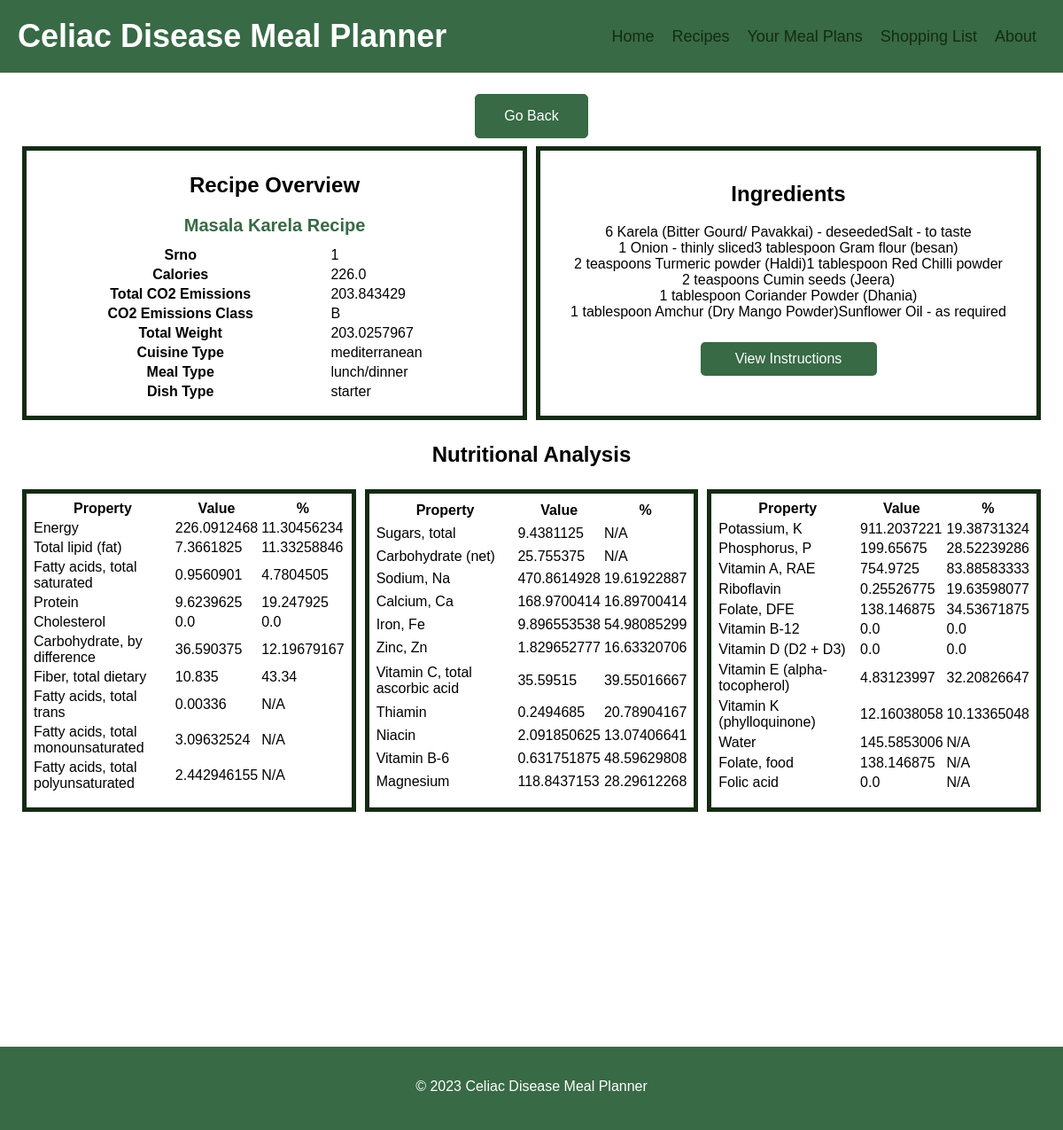
The page /recipe-details/1 on the database its author committed.
### web-app/app.py (models this page shows)
class Recipes(db.Model):
    __tablename__ = 'Recipes'
    Metano = db.Column(db.Integer)
    Srno = db.Column(db.Integer, primary_key=True)
    RecipeName = db.Column(db.String)
    TranslatedRecipeName = db.Column(db.String)
    Ingredients = db.Column(db.String)
    TranslatedIngredients = db.Column(db.String)
    PrepTimeInMins = db.Column(db.Integer)
    CookTimeInMins = db.Column(db.Integer)
    TotalTimeInMins = db.Column(db.Integer)
    Servings = db.Column(db.Integer)
    Cuisine = db.Column(db.String)
    Course = db.Column(db.String)
    Diet = db.Column(db.String)
    Instructions = db.Column(db.String)
    TranslatedInstructions = db.Column(db.String)
    URL = db.Column(db.String)
    uri = db.Column(db.String)
    yield_ = db.Column(db.Float)  # 'yield' is a reserved keyword in Python
    calories = db.Column(db.Float)
    totalCO2Emissions = db.Column(db.Float)
    co2EmissionsClass = db.Column(db.String)
    totalWeight = db.Column(db.Float)
    dietLabels = db.Column(db.String)
    healthLabels = db.Column(db.String)
    cautions = db.Column(db.String)
    cuisineType = db.Column(db.String)
    mealType = db.Column(db.String)
    dishType = db.Column(db.String)
    ENERC_KCAL = db.Column(db.Float)
    ENERC_KCAL_perc = db.Column(db.Float)
    FAT = db.Column(db.Float)
    FAT_perc = db.Column(db.Float)
    FASAT = db.Column(db.Float)
    FASAT_perc = db.Column(db.Float)
    PROCNT = db.Column(db.Float)
    PROCNT_perc = db.Column(db.Float)
    CHOLE = db.Column(db.Float)
    CHOLE_perc = db.Column(db.Float)
    CHOCDF = db.Column(db.Float)
    CHOCDF_perc = db.Column(db.Float)
    FIBTG = db.Column(db.Float)
    FIBTG_perc = db.Column(db.Float)
    FATRN = db.Column(db.Float)
    FAMS = db.Column(db.Float)
    FAPU = db.Column(db.Float)
    SUGAR = db.Column(db.Float)
    CHOCDF_net = db.Column(db.Float)
    NA = db.Column(db.Float)
    NA_perc = db.Column(db.Float)
    CA = db.Column(db.Float)
    CA_perc = db.Column(db.Float)
    FE = db.Column(db.Float)
    FE_perc = db.Column(db.Float)
    ZN = db.Column(db.Float)
    ZN_perc = db.Column(db.Float)
    VITC = db.Column(db.Float)
    VITC_perc = db.Column(db.Float)
    THIA = db.Column(db.Float)
    THIA_perc = db.Column(db.Float)
    NIA = db.Column(db.Float)
    NIA_perc = db.Column(db.Float)
    VITB6A = db.Column(db.Float)
    VITB6A_perc = db.Column(db.Float)
    MG = db.Column(db.Float)
    MG_perc = db.Column(db.Float)
    K = db.Column(db.Float)
    K_perc = db.Column(db.Float)
    P = db.Column(db.Float)
    P_perc = db.Column(db.Float)
    VITA_RAE = db.Column(db.Float)
    VITA_RAE_perc = db.Column(db.Float)
    RIBF = db.Column(db.Float)
    RIBF_perc = db.Column(db.Float)
    FOLDFE = db.Column(db.Float)
    FOLDFE_perc = db.Column(db.Float)
    VITB12 = db.Column(db.Float)
    VITB12_perc = db.Column(db.Float)
    VITD = db.Column(db.Float)
    VITD_perc = db.Column(db.Float)
    TOCPHA = db.Column(db.Float)
    TOCPHA_perc = db.Column(db.Float)
    VITK1 = db.Column(db.Float)
    VITK1_perc = db.Column(db.Float)
    WATER = db.Column(db.Float)
    FOLFD = db.Column(db.Float)
    FOLAC = db.Column(db.Float)

### web-app/app.py (the view)
@app.route('/recipe-details/<int:id>')
def recipe_details(id):
    recipe = Recipes.query.filter_by(Srno=id).all()
    if recipe:
        return render_template('recipe.html', recipe=recipe[0].__dict__)
    return render_template('recipe.html', recipe="null")

### web-app/templates/recipe.html (shortened to what this page needs)
<!DOCTYPE html>
<html lang="en">
<head>
</head>
<body>
    <header>
        <h1>Celiac Disease Meal Planner</h1>
        <nav>
            <ul>
                <li><a href="/">Home</a></li>
                <li><a href="/browse">Recipes</a></li>
                <li><a href="#">Your Meal Plans</a></li>
                <li><a href="#">Shopping List</a></li>
                <li><a href="#">About</a></li>
            </ul>
        </nav>
    </header>
    <main>
        <button class="back-button" onclick="goBack()">Go Back</button>
        {% if recipe == "null" %}
            <p>Recipe Not Found.</p>
        {% else %}
            <div class="top-container">
                <section class="overview">
                    <h2>Recipe Overview</h2>
                    <h3 class="recipe-name">{{ recipe.RecipeName }}</h3>
                    <table>
                        <tr>
                            <th>Srno</th>
                            <td>{{ recipe.Srno }}</td>
                        </tr>
                        <tr>
                            <th>Calories</th>
                            <td>{{ recipe.calories }}</td>
                        </tr>
                        <tr>
                            <th>Total CO2 Emissions</th>
                            <td>{{ recipe.totalCO2Emissions }}</td>
                        </tr>
                        <tr>
                            <th>CO2 Emissions Class</th>
                            <td>{{ recipe.co2EmissionsClass }}</td>
                        </tr>
                        <tr>
                            <th>Total Weight</th>
                            <td>{{ recipe.totalWeight }}</td>
                        </tr>
                        <tr>
                            <th>Cuisine Type</th>
                            <td>{{ recipe.cuisineType }}</td>
                        </tr>
                        <tr>
                            <th>Meal Type</th>
                            <td>{{ recipe.mealType }}</td>
                        </tr>
                        <tr>
                            <th>Dish Type</th>
                            <td>{{ recipe.dishType }}</td>
                        </tr>
                    </table>
                </section>
                <section class="ingredients">
                    <h2>Ingredients</h2>
                    <ul>
                        {% for ingredient in recipe.Ingredients.split(',') %}
                            <li>{{ ingredient }}</li>
                        {% endfor %}
                    </ul>
                    <a href="{{ recipe.URL }}" class="view-recipe">View Instructions</a>
                </section>
            </div>
            <h2>Nutritional Analysis</h2>
            <div class="nutritional-analysis-container">
                    <table>
                        <tr>
                            <th>Property</th>
                            <th>Value</th>
                            <th>%</th>
                        </tr>
                        <tr>
                            <td>Energy</td>
                            <td>{{ recipe.ENERC_KCAL }}</td>
                            <td>{{ recipe['ENERC_KCAL_perc'] }}</td>
                        </tr>
                        <tr>
                            <td>Total lipid (fat)</td>
                            <td>{{ recipe.FAT }}</td>
                            <td>{{ recipe['FAT_perc'] }}</td>
                        </tr>
                        <tr>
                            <td>Fatty acids, total saturated</td>
                            <td>{{ recipe.FASAT }}</td>
                            <td>{{ recipe['FASAT_perc'] }}</td>
                        </tr>
                        <tr>
                            <td>Protein</td>
                            <td>{{ recipe.PROCNT }}</td>
                            <td>{{ recipe['PROCNT_perc'] }}</td>
                        </tr>
                        <tr>
                            <td>Cholesterol</td>
                            <td>{{ recipe.CHOLE }}</td>
                            <td>{{ recipe['CHOLE_perc'] }}</td>
                        </tr>
                        <tr>
                            <td>Carbohydrate, by difference</td>
                            <td>{{ recipe.CHOCDF }}</td>
                            <td>{{ recipe['CHOCDF_perc'] }}</td>
                        </tr>
                        <tr>
                            <td>Fiber, total dietary</td>
                            <td>{{ recipe.FIBTG }}</td>
                            <td>{{ recipe['FIBTG_perc'] }}</td>
                        </tr>
                        <tr>
                            <td>Fatty acids, total trans</td>
                            <td>{{ recipe.FATRN }}</td>
                            <td>N/A</td>
                        </tr>
                        <tr>
                            <td>Fatty acids, total monounsaturated</td>
                            <td>{{ recipe.FAMS }}</td>
                            <td>N/A</td>
                        </tr>
                        <tr>
                            <td>Fatty acids, total polyunsaturated</td>
                            <td>{{ recipe.FAPU }}</td>
                            <td>N/A</td>
                        </tr>
                    </table>
                    <table>
                        <tr>
                            <th>Property</th>
                            <th>Value</th>
                            <th>%</th>
                        </tr>
                        <tr>
                            <td>Sugars, total</td>
                            <td>{{ recipe.SUGAR }}</td>
                            <td>N/A</td>
                        </tr>
                        <tr>
                            <td>Carbohydrate (net)</td>
                            <td>{{ recipe['CHOCDF_net'] }}</td>
                            <td>N/A</td>
                        </tr>
                        <tr>
                            <td>Sodium, Na</td>
                            <td>{{ recipe.NA }}</td>
                            <td>{{ recipe['NA_perc'] }}</td>
                        </tr>
                        <tr>
                            <td>Calcium, Ca</td>
                            <td>{{ recipe.CA }}</td>
                            <td>{{ recipe['CA_perc'] }}</td>
                        </tr>
                        <tr>
                            <td>Iron, Fe</td>
                            <td>{{ recipe.FE }}</td>
                            <td>{{ recipe['FE_perc'] }}</td>
                        </tr>
                        <tr>
                            <td>Zinc, Zn</td>
                            <td>{{ recipe.ZN }}</td>
                            <td>{{ recipe['ZN_perc'] }}</td>
                        </tr>
                        <tr>
                            <td>Vitamin C, total ascorbic acid</td>
                            <td>{{ recipe.VITC }}</td>
                            <td>{{ recipe['VITC_perc'] }}</td>
                        </tr>
                        <tr>
                            <td>Thiamin</td>
                            <td>{{ recipe.THIA }}</td>
                            <td>{{ recipe['THIA_perc'] }}</td>
                        </tr>
                        <tr>
                            <td>Niacin</td>
                            <td>{{ recipe.NIA }}</td>
                            <td>{{ recipe['NIA_perc'] }}</td>
                        </tr>
                        <tr>
                            <td>Vitamin B-6</td>
                            <td>{{ recipe.VITB6A }}</td>
                            <td>{{ recipe['VITB6A_perc'] }}</td>
                        </tr>
                        <tr>
                            <td>Magnesium</td>
                            <td>{{ recipe.MG }}</td>
                            <td>{{ recipe['MG_perc'] }}</td>
                        </tr>
                    </table>
                    <table>
                        <tr>
                            <th>Property</th>
                            <th>Value</th>
                            <th>%</th>
                        </tr>
                        <tr>
                            <td>Potassium, K</td>
                            <td>{{ recipe.K }}</td>
                            <td>{{ recipe['K_perc'] }}</td>
                        </tr>
                        <tr>
                            <td>Phosphorus, P</td>
                            <td>{{ recipe.P }}</td>
                            <td>{{ recipe['P_perc'] }}</td>
                        </tr>
                        <tr>
                            <td>Vitamin A, RAE</td>
                            <td>{{ recipe.VITA_RAE }}</td>
                            <td>{{ recipe['VITA_RAE_perc'] }}</td>
                        </tr>
                        <tr>
                            <td>Riboflavin</td>
                            <td>{{ recipe.RIBF }}</td>
                            <td>{{ recipe['RIBF_perc'] }}</td>
                        </tr>
                        <tr>
                            <td>Folate, DFE</td>
                            <td>{{ recipe.FOLDFE }}</td>
                            <td>{{ recipe['FOLDFE_perc'] }}</td>
                        </tr>
                        <tr>
                            <td>Vitamin B-12</td>
                            <td>{{ recipe.VITB12 }}</td>
                            <td>{{ recipe['VITB12_perc'] }}</td>
                        </tr>
                        <tr>
                            <td>Vitamin D (D2 + D3)</td>
                            <td>{{ recipe.VITD }}</td>
                            <td>{{ recipe['VITD_perc'] }}</td>
                        </tr>
                        <tr>
                            <td>Vitamin E (alpha-tocopherol)</td>
                            <td>{{ recipe.TOCPHA }}</td>
                            <td>{{ recipe['TOCPHA_perc'] }}</td>
                        </tr>
                        <tr>
                            <td>Vitamin K (phylloquinone)</td>
                            <td>{{ recipe.VITK1 }}</td>
                            <td>{{ recipe['VITK1_perc'] }}</td>
                        </tr>
                        <tr>
                            <td>Water</td>
                            <td>{{ recipe.WATER }}</td>
                            <td>N/A</td>
                        </tr>
                        <tr>
                            <td>Folate, food</td>
                            <td>{{ recipe.FOLFD }}</td>
                            <td>N/A</td>
                        </tr>
                        <tr>
                            <td>Folic acid</td>
                            <td>{{ recipe.FOLAC }}</td>
                            <td>N/A</td>
                        </tr>
                    </table>
            </div>
        {% endif %}
    </main>
    <footer>
        <p>&copy; 2023 Celiac Disease Meal Planner</p>
    </footer>
</body>
</html>

### web-app/templates/recipe.html (style rules this page uses)
body { font-family: Arial, sans-serif; margin: 0; padding: 0; }
header { background-color: #376a45; color: white; padding: 20px; display: flex; justify-content: space-between; align-items: center; }
h1 { margin: 0; font-size: 36px; color: white; }
nav a { text-decoration: none; color: #142B13; font-size: 18px; border: none; padding: 10px; }
main { padding: 20px; margin-bottom: 30vh; display: flex; flex-direction: column; align-items: center; }
section { margin-bottom: 40px; display: flex; flex-direction: column; }
h2 { font-size: 24px; margin-bottom: 20px; text-align: center; }
ul { list-style: none; margin: 0; padding: 0; display: flex; flex-wrap: wrap; justify-content: center; }
h3 { margin: 0; font-size: 20px; color: #376a45; margin-bottom: 10px; }
p { font-size: 16px; color: #666; margin-bottom: 20px; text-align: center; }
a { color: #376a45; }
footer { background-color: #376a45; padding: 20px; text-align: center; }
footer > p { color: white; }
.back-button { background-color: #376a45; border: 1px solid #376a45; border-radius: 5px; color: white; padding: 15px 32px; text-align: center; text-decoration: none; font-size: 16px; margin: 4px 2px; cursor: pointer; float: left; }
.top-container { display: grid; grid-template-columns: 1fr 1fr; }
.recipe-name { text-align: center; }
.overview, .ingredients { padding: 5px; padding-bottom: 15px; border: solid 5px #142B13; margin: 5px; }
.ingredients { padding: 15px; }
.nutritional-analysis-container { display: grid; grid-template-columns: 1fr 1fr 1fr; }
.nutritional-analysis-container > table { padding: 5px; padding-bottom: 15px; border: solid 5px #142B13; margin: 5px; }
.view-recipe { background-color: #376a45; color: #fff; border: none; border-radius: 5px; padding: 10px 20px; font-size: 16px; cursor: pointer; width: 30%; text-align: center; text-decoration: none; display: block; margin: auto; margin-top: 25px; margin-bottom: 25px; }

### rows shown on the page
Recipes: RecipeName "Masala Karela Recipe", calories "226.0", totalCO2Emissions "203.843429", totalWeight "203.0257967", cuisineType "mediterranean", mealType "lunch/dinner", dishType "starter", ENERC_KCAL "226.0912468", ENERC_KCAL_perc "11.30456234", FAT "7.3661825", FAT_perc "11.33258846", FASAT "0.9560901", FASAT_perc "4.7804505", PROCNT "9.6239625", PROCNT_perc "19.247925", CHOLE "0.0", CHOLE_perc "0.0", CHOCDF "36.590375", CHOCDF_perc "12.19679167", FIBTG "10.835", FIBTG_perc "43.34", FATRN "0.00336", FAMS "3.09632524", FAPU "2.442946155", SUGAR "9.4381125", CHOCDF_net "25.755375", NA "470.8614928", NA_perc "19.61922887", CA "168.9700414", CA_perc "16.89700414", FE "9.896553538", FE_perc "54.98085299", ZN "1.829652777", ZN_perc "16.63320706", VITC "35.59515", VITC_perc "39.55016667", THIA "0.2494685", THIA_perc "20.78904167", NIA "2.091850625", NIA_perc "13.07406641", VITB6A "0.631751875", VITB6A_perc "48.59629808", MG "118.8437153", MG_perc "28.29612268", K "911.2037221", K_perc "19.38731324", P "199.65675", P_perc "28.52239286", VITA_RAE "754.9725", VITA_RAE_perc "83.88583333", RIBF "0.25526775", RIBF_perc "19.63598077", FOLDFE "138.146875", FOLDFE_perc "34.53671875", VITB12 "0.0", VITB12_perc "0.0", VITD "0.0", VITD_perc "0.0", TOCPHA "4.83123997", TOCPHA_perc "32.20826647", VITK1 "12.16038058", VITK1_perc "10.13365048", WATER "145.5853006", FOLFD "138.146875", FOLAC "0.0"

### other values the page prints
{{ recipe.Srno }} "1"
{{ recipe.co2EmissionsClass }} "B"
{{ ingredient }} "6 Karela (Bitter Gourd/ Pavakkai) - deseeded" "Salt - to taste" "1 Onion - thinly sliced" "3 tablespoon Gram flour (besan)" "2 teaspoons Turmeric powder (Haldi)" "1 tablespoon Red Chilli powder" "2 teaspoons Cumin seeds (Jeera)" "1 tablespoon Coriander Powder (Dhania)" "1 tablespoon Amchur (Dry Mango Powder)" "Sunflower Oil - as required"
